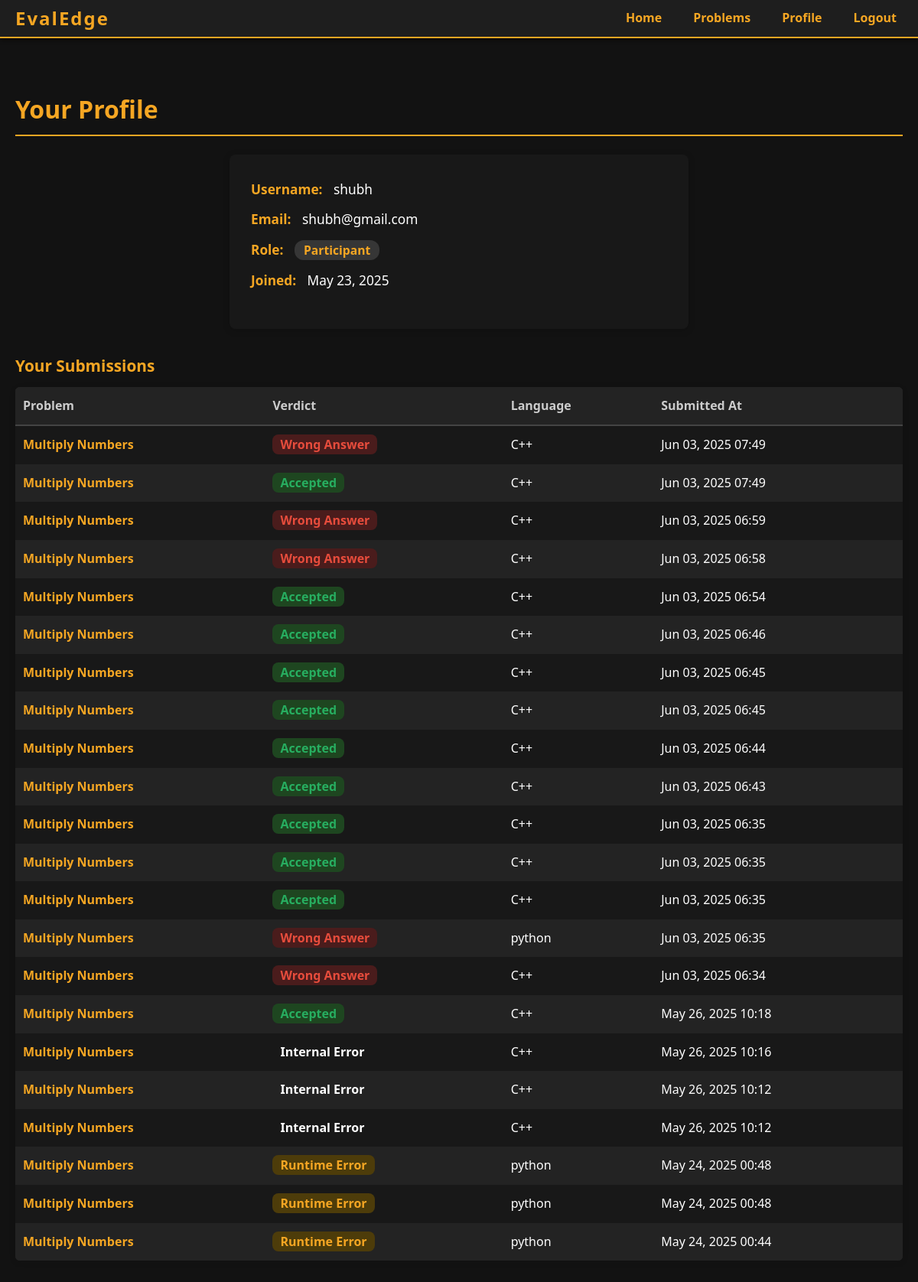
Page /profile/ (signed in) on the committed database.
### users/models.py (models this page shows, shortened)
class CustomUser(AbstractUser):
    ROLE_CHOICES = [
        ('participant', 'Participant'),
        ('setter', 'Problem Setter'),
        ('admin', 'Admin'),
    ]
    role = models.CharField(max_length=20, choices=ROLE_CHOICES, default='participant')
    created_at = models.DateTimeField(auto_now_add=True)
    my_saved_problems = models.ManyToManyField('problems.Problem', related_name='saved_by', blank=True)

### problems/models.py (models this page shows)
class Submission(models.Model):
    LANG_CHOICES=[('py','python'),
                  ('cpp','C++'),
                  ('c','C')]
    problem = models.ForeignKey(Problem, on_delete=models.CASCADE)
    verdict = models.CharField(max_length=50)
    submitted_at = models.DateTimeField(auto_now_add=True)
    user = models.ForeignKey(settings.AUTH_USER_MODEL, on_delete=models.CASCADE, related_name='submissions')
    code = models.TextField()
    language = models.CharField(max_length=10, choices=LANG_CHOICES)
    exec_time = models.FloatField(blank=True, null=True)

class Problem(models.Model):
    DIFFICULTY_CHOICES = [('easy', 'Easy'), ('medium', 'Medium'), ('hard', 'Hard')]
    title = models.CharField(max_length=100)
    description = models.TextField()
    difficulty = models.CharField(max_length=10, choices=DIFFICULTY_CHOICES)
    topic = models.CharField(max_length=50)
    hints = models.TextField(blank=True, null=True)
    constraints = models.TextField(blank=True, null=True)
    problem_statistics = models.JSONField(default=dict, blank=True)
    created_by = models.ForeignKey(settings.AUTH_USER_MODEL, on_delete=models.CASCADE, related_name='my_problems')
    isSolved = models.BooleanField(default=False)

### users/views.py (the view)
# urls.py: path('profile/', views.profile_view, name='profile'),
@login_required
def profile_view(request):
    user = request.user
    submissions = Submission.objects.filter(user=user).select_related('problem').order_by('-submitted_at')
    return render(request, 'profile.html', {
        'user': user,
        'submissions': submissions,
    })

### templates/profile.html (shortened to what this page needs)
{% extends 'base.html' %}
{% block content %}
<h2 class="profile-title">Your Profile</h2>
<div class="profile-card">
    <div class="profile-info">
        <div class="profile-row"><span class="profile-label">Username:</span> {{ user.username }}</div>
        <div class="profile-row"><span class="profile-label">Email:</span> {{ user.email }}</div>
        <div class="profile-row"><span class="profile-label">Role:</span>
            <span class="profile-role">{{ user.get_role_display }}</span>
        </div>
        <div class="profile-row"><span class="profile-label">Joined:</span> {{ user.created_at|date:"F j, Y" }}</div>
    </div>
</div>
<h3 class="profile-subtitle">Your Submissions</h3>
<div class="profile-submissions-wrapper">
    {% if submissions %}
    <table class="profile-submissions-table">
        <thead>
            <tr>
                <th>Problem</th>
                <th>Verdict</th>
                <th>Language</th>
                <th>Submitted At</th>
            </tr>
        </thead>
        <tbody>
        {% for sub in submissions %}
            <tr>
                <td>
                    <a href="{% url 'problem_detail' sub.problem.id %}" class="profile-problem-link">{{ sub.problem.title }}</a>
                </td>
                <td>
                    <span class="profile-verdict {{ sub.verdict|lower }}">{{ sub.verdict }}</span>
                </td>
                <td>{{ sub.get_language_display }}</td>
                <td>{{ sub.submitted_at|date:"M d, Y H:i" }}</td>
            </tr>
        {% endfor %}
        </tbody>
    </table>
    {% else %}
        <div class="profile-empty">No submissions yet.</div>
    {% endif %}
</div>
{% endblock %}

### static/css/base.css (style rules this page uses)
* { box-sizing: border-box; }
body { margin: 0; background-color: #121212; color: #fff; font-family: 'Segoe UI', Tahoma, Geneva, Verdana, sans-serif; line-height: 1.6; }
h1, h3 { color: #f5a623; margin-bottom: 15px; }
.profile-title { font-size: 2rem; font-weight: bold; color: #f5a623; margin-bottom: 24px; border-bottom: 2px solid #f5a623; padding-bottom: 8px; }
.profile-card { background: #181818; padding: 32px 28px; border-radius: 8px; box-shadow: 0 2px 10px rgba(0,0,0,0.18); max-width: 600px; margin: 0 auto 32px auto; }
.profile-info { margin-bottom: 18px; }
.profile-row { margin-bottom: 12px; font-size: 1.08rem; }
.profile-label { color: #f5a623; font-weight: 600; margin-right: 10px; }
.profile-role { background: #363636; color: #f5a623; padding: 2px 12px; border-radius: 12px; font-weight: 600; font-size: 0.98rem; }
.profile-subtitle { color: #f5a623; font-size: 1.3rem; margin-bottom: 10px; margin-top: 32px; }
.profile-submissions-wrapper { overflow-x: auto; background: #232323; border-radius: 6px; box-shadow: 0 2px 8px rgba(0,0,0,0.10); margin-bottom: 32px; }
.profile-submissions-table { width: 100%; border-collapse: collapse; min-width: 600px; background: #232323; }
.profile-submissions-table th, .profile-submissions-table td { padding: 12px 10px; font-size: 1rem; }
.profile-submissions-table th { color: #ccc; font-weight: 700; background: #232323; border-bottom: 2px solid #444; text-align: left; }
.profile-submissions-table tbody tr:nth-child(odd) { background-color: #181818; }
.profile-submissions-table tbody tr:nth-child(even) { background-color: #232323; }
.profile-problem-link { color: #f5a623; font-weight: 600; text-decoration: none; transition: color 0.2s; }
.profile-verdict { font-weight: 700; border-radius: 8px; padding: 2px 10px; }
.profile-verdict.accepted { color: #27ae60; background: #1e4620; }
.profile-verdict.wrong { color: #e74c3c; background: #4a1c1c; }
.profile-verdict.runtime { color: #f5a623; background: #4d3c0a; }

### rows in the picture
CustomUser: username "shubh", email "shubh@gmail.com", role "Participant", created_at "May 23, 2025"
Submission: problem "Multiply Numbers", verdict "Wrong Answer", language "C++", submitted_at "Jun 03, 2025 07:49"
Submission: problem "Multiply Numbers", verdict "Accepted", language "C++", submitted_at "Jun 03, 2025 07:49"
Submission: problem "Multiply Numbers", verdict "Wrong Answer", language "C++", submitted_at "Jun 03, 2025 06:59"
Submission: problem "Multiply Numbers", verdict "Wrong Answer", language "C++", submitted_at "Jun 03, 2025 06:58"
Submission: problem "Multiply Numbers", verdict "Accepted", language "C++", submitted_at "Jun 03, 2025 06:54"
Submission: problem "Multiply Numbers", verdict "Accepted", language "C++", submitted_at "Jun 03, 2025 06:46"
Submission: problem "Multiply Numbers", verdict "Accepted", language "C++", submitted_at "Jun 03, 2025 06:45"
Submission: problem "Multiply Numbers", verdict "Accepted", language "C++", submitted_at "Jun 03, 2025 06:45"
Submission: problem "Multiply Numbers", verdict "Accepted", language "C++", submitted_at "Jun 03, 2025 06:44"
Submission: problem "Multiply Numbers", verdict "Accepted", language "C++", submitted_at "Jun 03, 2025 06:43"
Submission: problem "Multiply Numbers", verdict "Accepted", language "C++", submitted_at "Jun 03, 2025 06:35"
Submission: problem "Multiply Numbers", verdict "Accepted", language "C++", submitted_at "Jun 03, 2025 06:35"
Submission: problem "Multiply Numbers", verdict "Accepted", language "C++", submitted_at "Jun 03, 2025 06:35"
Submission: problem "Multiply Numbers", verdict "Wrong Answer", language "python", submitted_at "Jun 03, 2025 06:35"
Submission: problem "Multiply Numbers", verdict "Wrong Answer", language "C++", submitted_at "Jun 03, 2025 06:34"
Submission: problem "Multiply Numbers", verdict "Accepted", language "C++", submitted_at "May 26, 2025 10:18"
Submission: problem "Multiply Numbers", verdict "Internal Error", language "C++", submitted_at "May 26, 2025 10:16"
Submission: problem "Multiply Numbers", verdict "Internal Error", language "C++", submitted_at "May 26, 2025 10:12"
Submission: problem "Multiply Numbers", verdict "Internal Error", language "C++", submitted_at "May 26, 2025 10:12"
Submission: problem "Multiply Numbers", verdict "Runtime Error", language "python", submitted_at "May 24, 2025 00:48"
Submission: problem "Multiply Numbers", verdict "Runtime Error", language "python", submitted_at "May 24, 2025 00:48"
Submission: problem "Multiply Numbers", verdict "Runtime Error", language "python", submitted_at "May 24, 2025 00:44"
